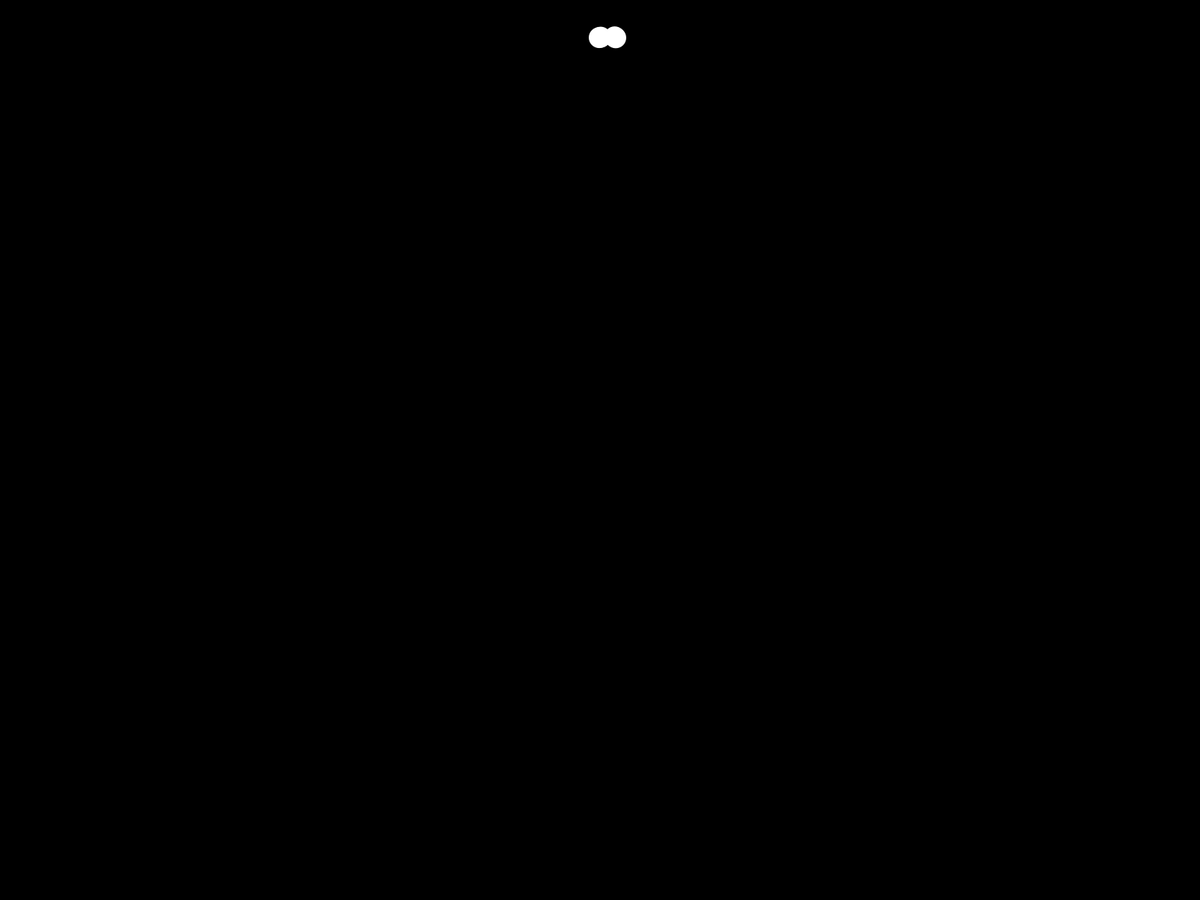
Frame 1 (no input)
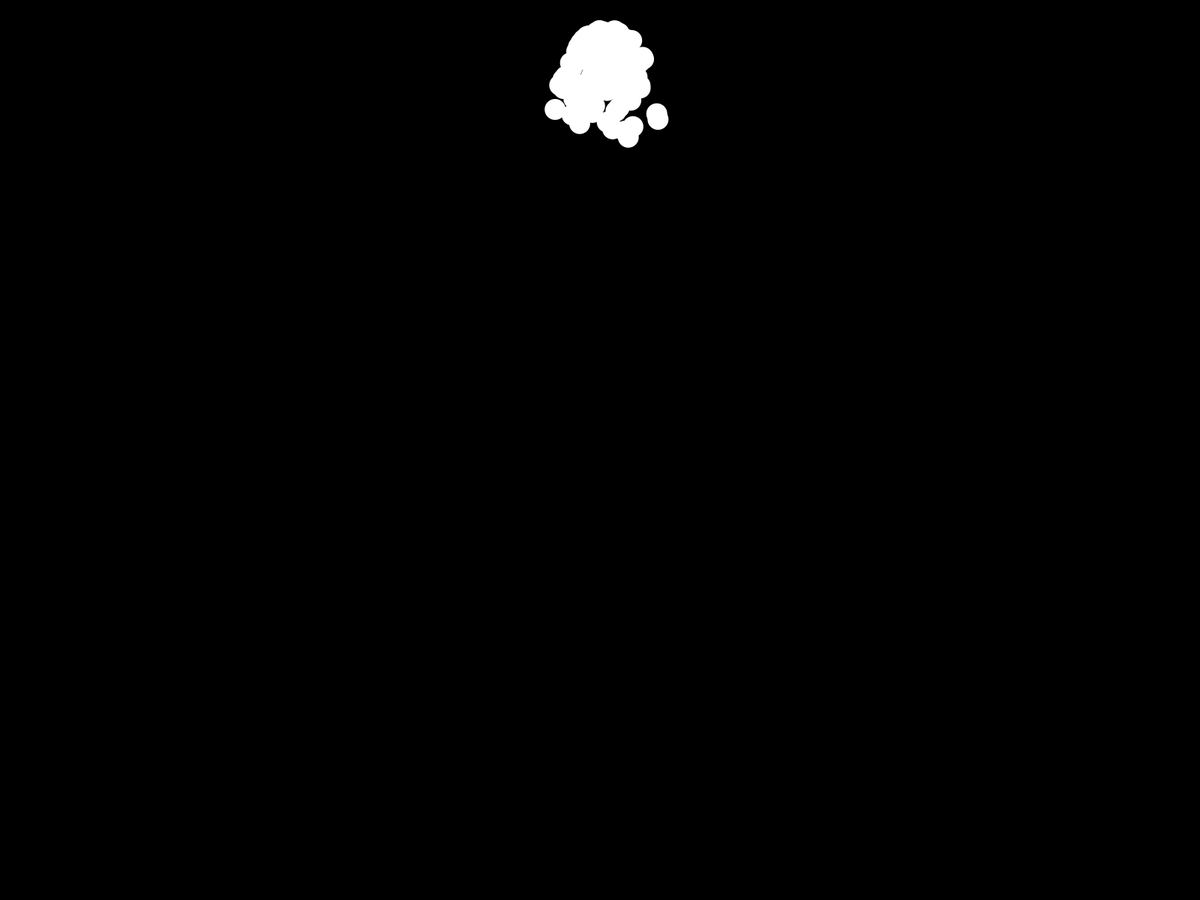
Frame 60 (the mouse pressed at the canvas centre just before this capture)
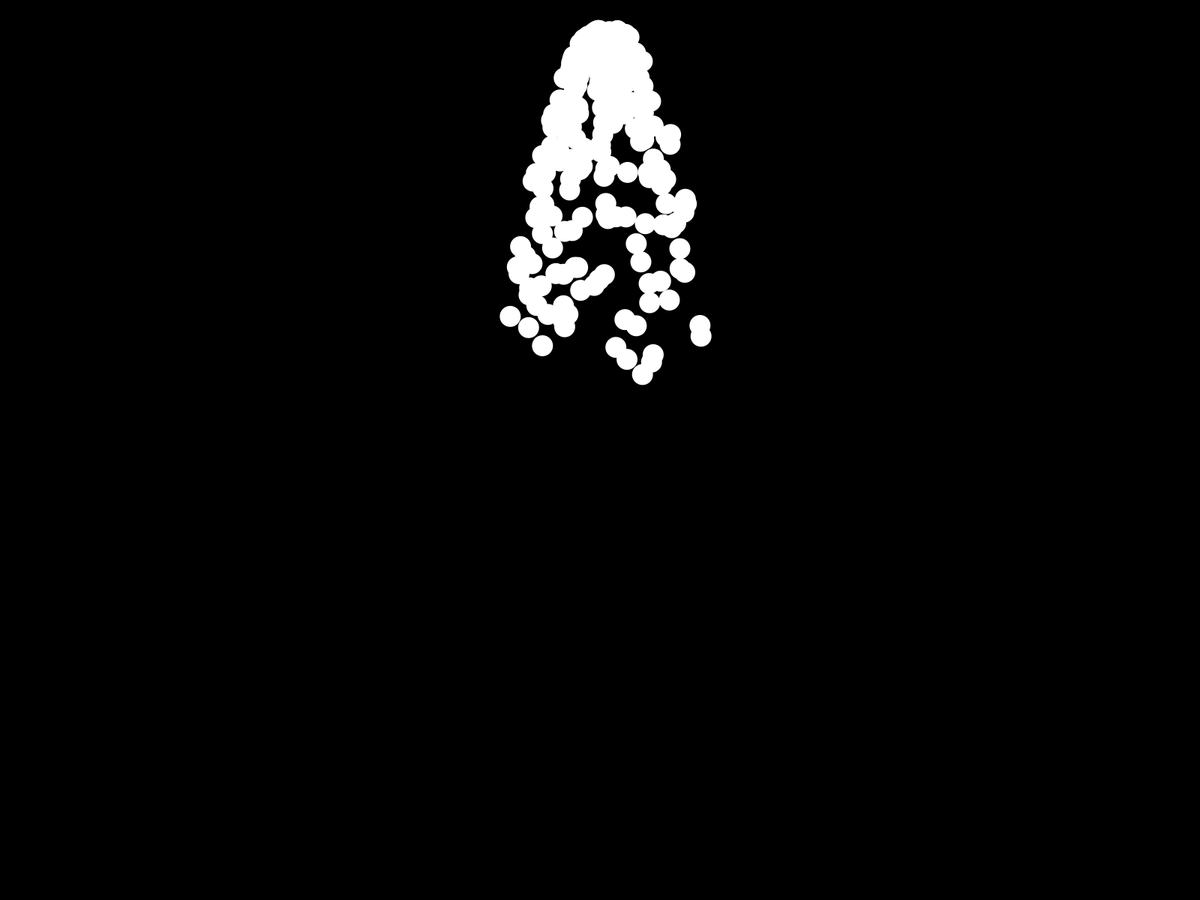
Frame 120 (the mouse held since frame 60 and released just before this capture)

The Processing sketch that drew these frames (run headless with seeded random() and noise(); from frame 60 on, the mouse is pressed at the canvas centre):

// Processing sketch: shwrPart
// ── shwrPart.pde
ArrayList<Water> drops; 

void setup() {
  //size(640, 360);
  fullScreen();
  background(0);
  noStroke();

  // Create an empty ArrayList (will store Ball objects)
  drops = new ArrayList<Water>();
  addParticle();
 
}

void addParticle(){
   // Start by adding one element
  drops.add(new Water(new PVector(width/2, 50)));
   drops.add(new Water(new PVector(width/2+20, 50)));
  
}

void draw(){
  background(0);
  addParticle();
  for (int i = drops.size()-1; i >= 0; i--) {
      Water p = drops.get(i);
      p.run();
      if (p.isDead()) {
        drops.remove(i);
      }
    }
}

// ── Water.pde
// A simple Particle class

class Water {
  
  PVector position;
  PVector velocity;
  PVector acceleration;
  float lifespan;

  Water(PVector loc) {
    acceleration = new PVector(0, 0.05);
    velocity = PVector.random2D();//(0,-1);//(random(-1, 1), random(-2, 0));
    position = loc.copy();
    lifespan = 200.0;
  }


  void run() {
    update();
    display();
  }

  // Method to update position
  void update() {
    velocity.add(acceleration);
    position.add(velocity);
    lifespan -= 1.0;
  }

  // Method to display
  void display() {
    //stroke(255, lifespan);
    fill(255);
    ellipse(position.x, position.y, 28, 28);
  }

  // Is the particle still useful?
  boolean isDead() {
    if (lifespan < 0.0) {
      return true;
    } else {
      return false;
    }
  }
}
